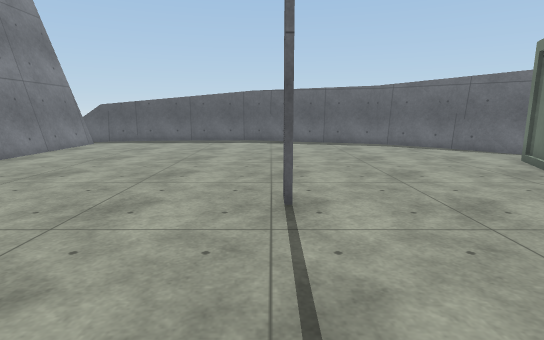
View 1 (above)

13 first-person views from a walk through a Unity game level. The camera is 1.3 m above the floor, tilts 10° down and sees 80° across. The floor is counted in squares, 1 m on a side. Each view is taken from the middle of a square. On the plan, view 1 faces up. The plan holds only what a view shows up to about 14 squares ahead; the rest is blank. The place goes on beyond the plan. Surface patterns are stand-ins for the level's own textures.

View 2
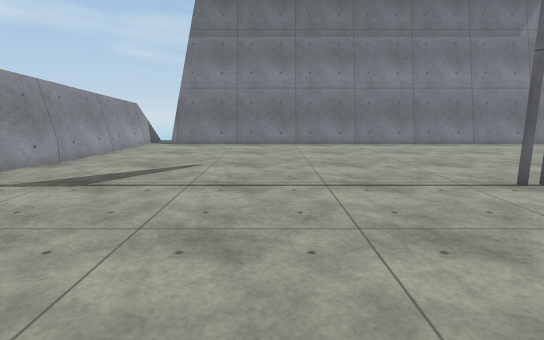

View 3
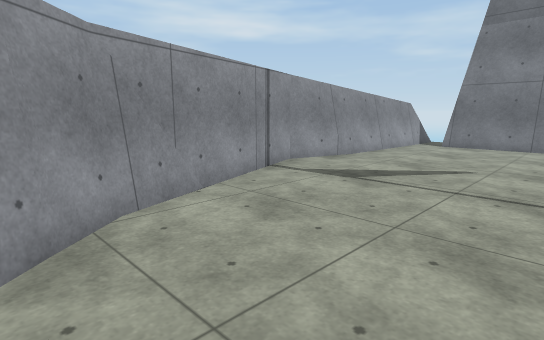

View 4
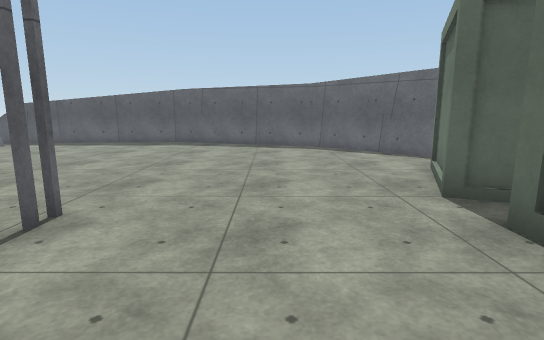

View 5
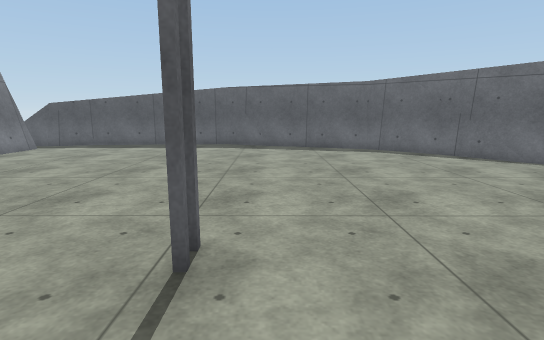

View 6
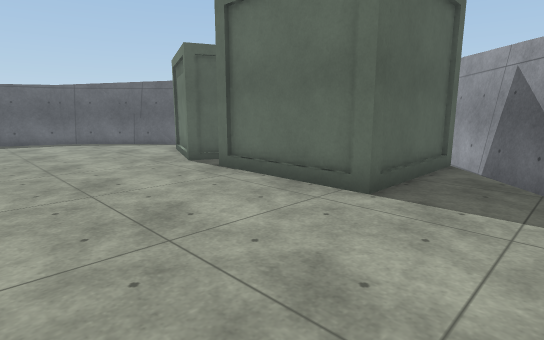

View 7
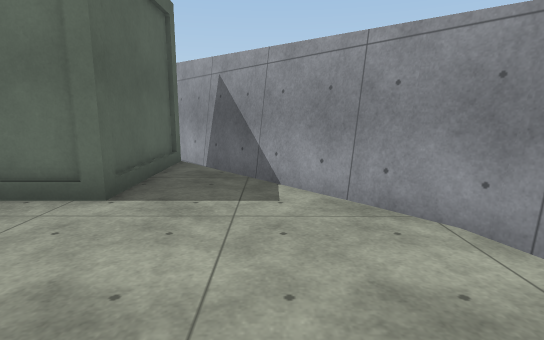

View 8
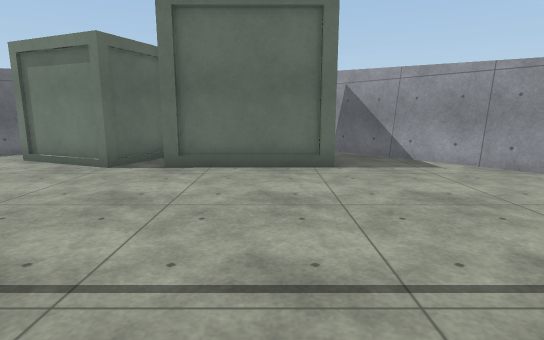

View 9
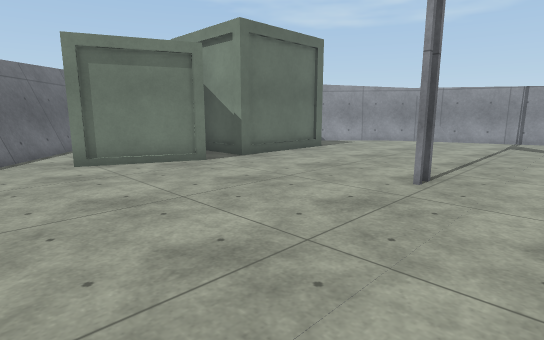

View 10
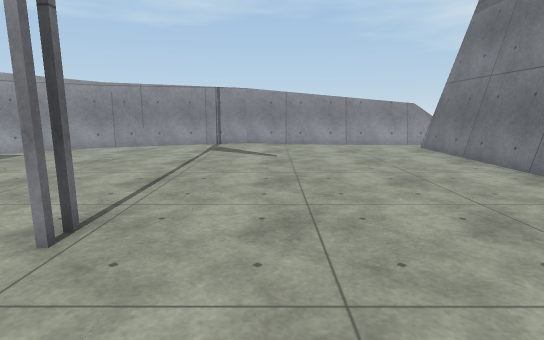

View 11
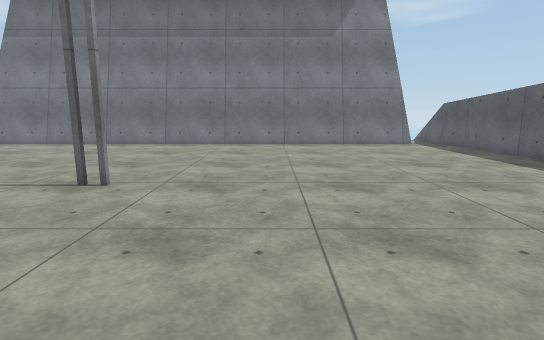

View 12
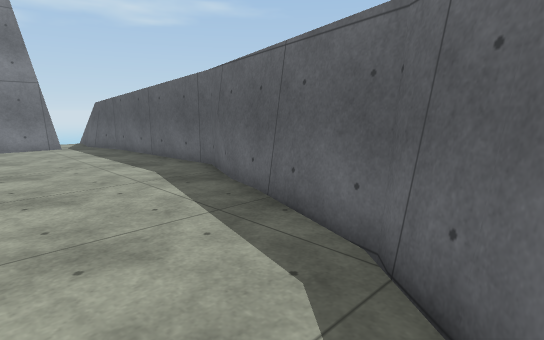

View 13
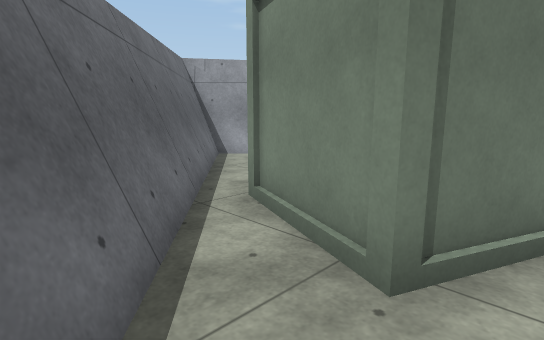

### Floor plan
Points are (right, up) in squares from view 1. A wall is a line through its corners. A room is listed if a view was taken in it or the views show most of it. See-through windows are left out.
Room 1 (views 1, 2, 3, 4, 5, 6, 7, 8, 9, 10, 11, 12, 13)
walls: (7.7, 5.2) (5.8, 6) (7, 8.8) (9.9, 7.6); (0.8, 15) (-0.9, 15.7) (-6.5, 15.3); (7.7, 10.7) (5.5, 13.3); (4.8, 13.8) (4.5, 14.2) (-0.5, 15.5); (5.7, 13.2) (4.4, 14.3); (-3, -5.6) (-0.9, -6.2) (4, -5); (2.8, -5.3) (4.6, -4.5); (5.2, -4.1) (5.5, -3.7); (8.4, 10.8) (6.4, 12.5); (4.4, -4.7) (11.8, 1.2); (-7.8, 13.9) (-7.8, -4.2); (-8, 13.8) (-8, -4.1); (9.9, 0.6) (5.8, 0.6) (5.8, 4.6) (7.9, 4.6); (-8.6, -5.5) (-1.5, -5.9); (11.9, 7.3) (6.8, 11.5); (11.9, 7.7) (6.3, 12.3); (11.9, 8) (8.5, 10.8)
low walls: (5.6, 13.1) (4.7, 13.8); (-5.2, -5.5) (-2.7, -5.6); (-6.9, 15.2) (-7.5, 15)
ways out: opening at (-8, -5)

Where each view was taken, in squares from view 1:
view 1: 0 up, 0 right, facing up
view 2: 0 up, 6 right, facing left
view 3: 0 up, 6 right, facing down-left
view 4: 1 up, 3 right, facing up
view 5: 2 up, 1 right, facing up
view 6: 2 down, 1 right, facing up-right
view 7: 2 down, 1 right, facing right
view 8: 2 up, 2 left, facing right
view 9: 11 up, 2 left, facing down-right
view 10: 8 up, 2 left, facing down
view 11: 8 up, 6 right, facing left
view 12: 11 up, 6 right, facing up-left
view 13: 11 up, 6 right, facing down-right
